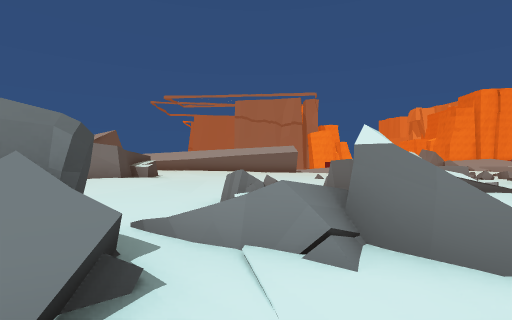
View 1 (above)

23 first-person views from a walk through a 3-D level made in the Unity game engine. The camera is 1.4 m above the floor, looks level and sees 85° across. The floor is counted in squares, 2 m on a side. Each view is taken from the middle of a square. On the plan, view 1 faces up. The plan holds only what a view shows up to about 9 squares ahead; the rest is blank. The place goes on beyond the plan. Some animated figures are not drawn.

View 2
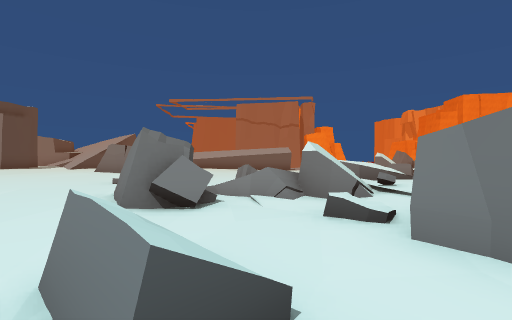

View 3
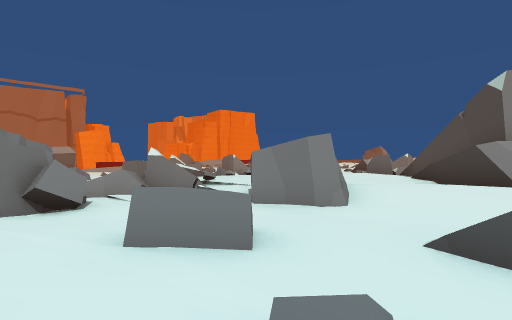

View 4
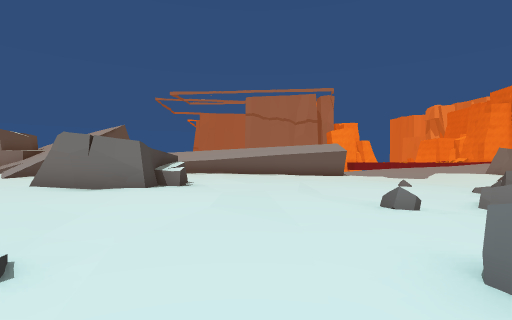

View 5
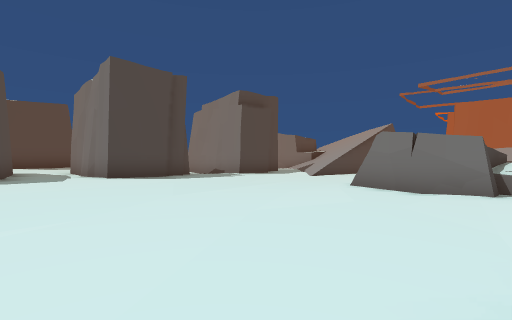

View 6
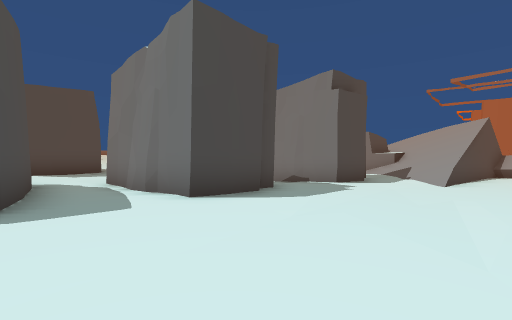

View 7
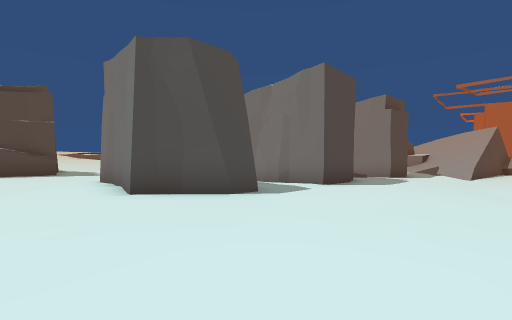

View 8
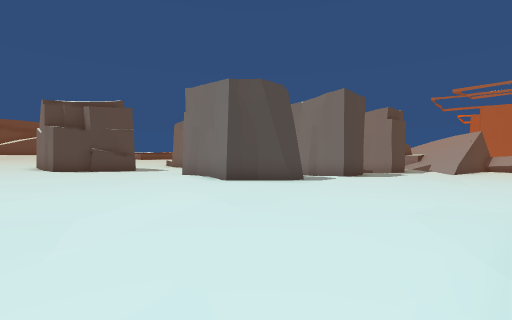

View 9
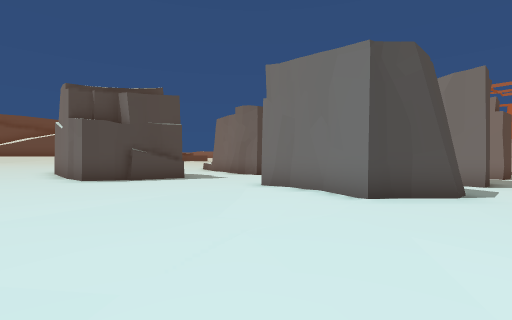

View 10
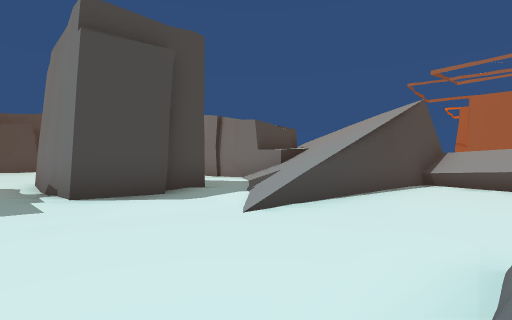

View 11
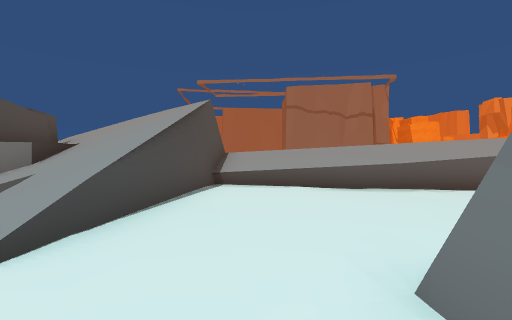

View 12
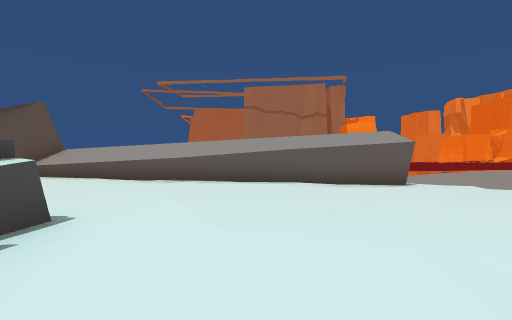

View 13
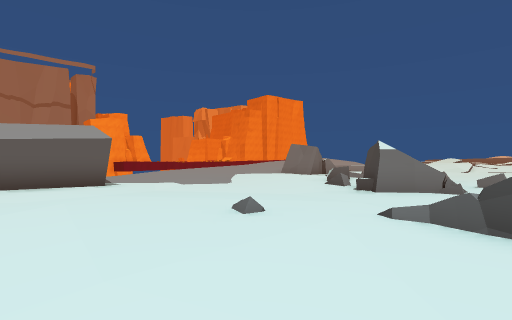

View 14
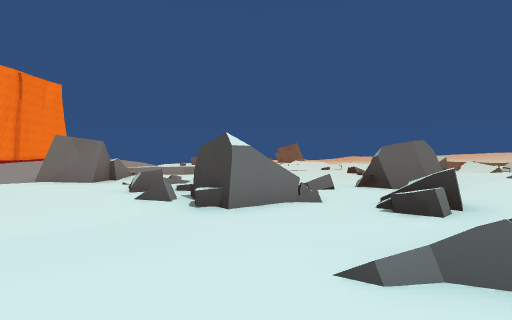

View 15
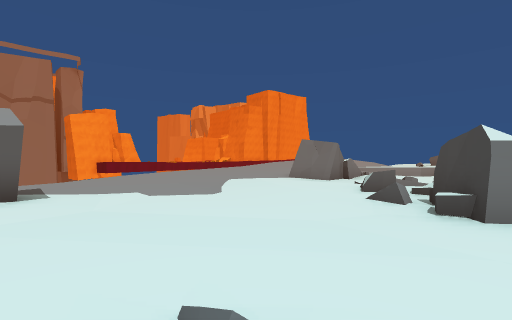

View 16
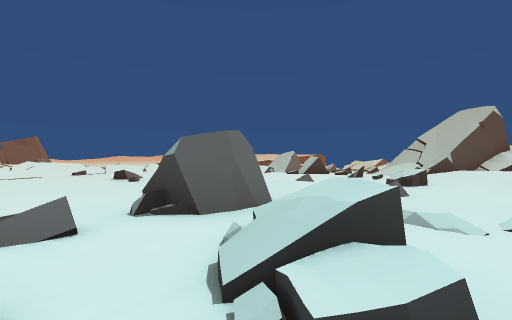

View 17
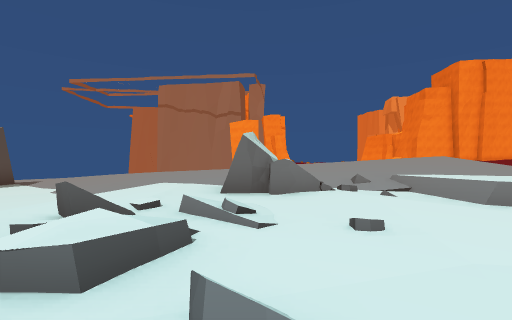

View 18
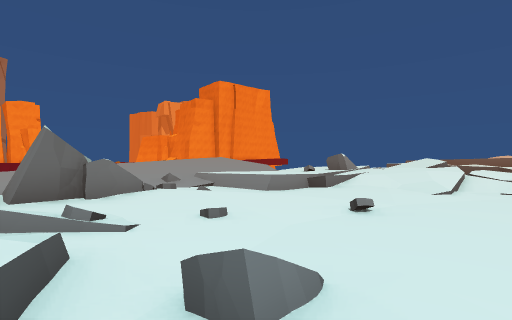

View 19
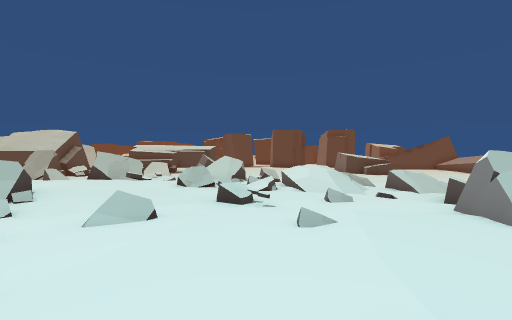

View 20
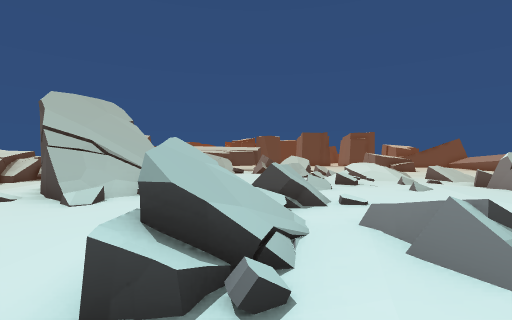

View 21
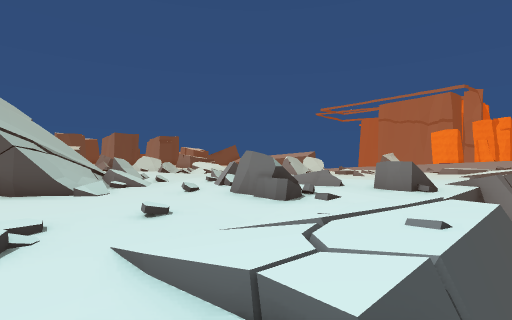

View 22
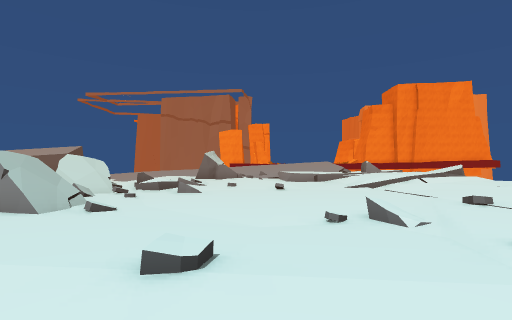

View 23
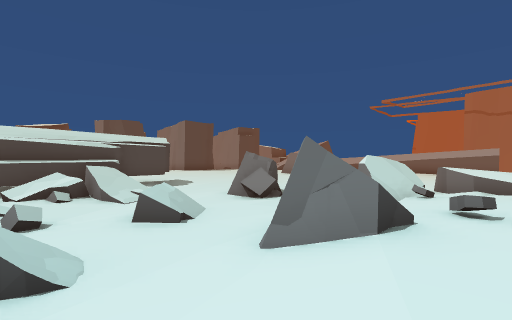

### Floor plan
Key: @ floor where view 1 was taken; # wall or solid block; x gap in a wall; . main floor; : floor 0.25 m higher than the main floor; - floor 0.25 m lower than the main floor; + floor 0.5 m higher than the main floor; _ floor 0.5 m lower than the main floor; < floor 0.75 m lower than the main floor; * floor 1 m higher than the main floor; ( floor 1 m lower than the main floor; / step, stairs or slope; = window, fence, low wall or low ledge; ^ raised ledge; v drop or lower ground; R rock.
Columns run from 22 left of view 1 to 18 right of it. Each row starts with its distance up from view 1.
 20                          vvvv
 19         ////v^          #/////////////*
 18         /////^^^##   #  #</////////////
 17         #/////---^^######</(///// /////
 16         ##///.---_-__<<<</(((/-_R //../
 15         ##///.---____<<<<(((/_-_Rx//..::
 14         ..///.---______<<<((////////::=/v
 13          .///.---_______<<((//=/////////
 12           #./.--/RR___<_</<(=#//_<_/////
 11           #...-R RR___<_<<<<#//_=____///v
 10    #//.####..--RRR____<<<<=__==/______//.
  9      /.......--.---___<<<<==/_/______-///
  8          #......---___#<=_#==_#/____-///
  7          ##...-.--_____/==///-//___/=//
  6     :.#####../.---_____<#///-/////////
  5    #:..........---/___= _=//--//....///v
  4    #:..........---____/  -//./-.......vv
  3        ###.....---__///==./#.=-...////v
  2     ::####.....- --_/#=#=./=..=/.##=/.v
  1   #:::.:##.....-  -_##_//./../--.==#/-
  0   #::::.........   ___@////..//--//////v
 -1   #:::.......... #=/_=/_##...x==--___//v
 -2 ###:::.......... ^==_==_//// ##//__/_/.v
 -3 ++::::.......... ##/_____/.## #/___<////
 -4  +::::.......... ##//=_/_//## #/__ //< /

Positions as (right, up) in squares from view 1, and headings:
1: (0, 0), facing up
2: (0, -3), facing up
3: (-2, -4), facing up-right
4: (-2, 3), facing up
5: (-4, 3), facing up-left
6: (-8, 3), facing up-left
7: (-8, -1), facing up-left
8: (-7, -4), facing up-left
9: (-11, -4), facing up-left
10: (-7, 9), facing up-left
11: (-8, 10), facing up
12: (-2, 9), facing up
13: (0, 9), facing up-right
14: (2, 11), facing right
15: (2, 11), facing up-right
16: (5, 10), facing down-right
17: (10, 10), facing up
18: (9, 10), facing up-right
19: (12, 4), facing left
20: (15, 1), facing left
21: (17, -4), facing up-left
22: (12, 3), facing up
23: (4, -4), facing up-left
